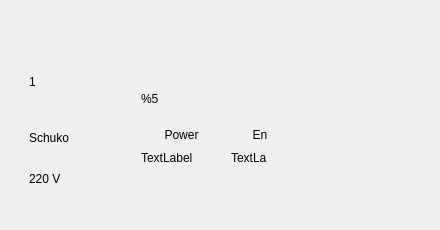
<?xml version="1.0" encoding="UTF-8"?>
<ui version="4.0">
 <class>Evc05ChargerItem</class>
 <widget class="QWidget" name="Evc05ChargerItem">
  <property name="geometry">
   <rect>
    <x>0</x>
    <y>0</y>
    <width>440</width>
    <height>230</height>
   </rect>
  </property>
  <property name="windowTitle">
   <string>Form</string>
  </property>
  <widget class="QFrame" name="chargerItemWidget">
   <property name="geometry">
    <rect>
     <x>-5</x>
     <y>0</y>
     <width>440</width>
     <height>230</height>
    </rect>
   </property>
   <property name="sizePolicy">
    <sizepolicy hsizetype="Expanding" vsizetype="Minimum">
     <horstretch>0</horstretch>
     <verstretch>0</verstretch>
    </sizepolicy>
   </property>
   <widget class="QWidget" name="layoutWidget">
    <property name="geometry">
     <rect>
      <x>33</x>
      <y>23</y>
      <width>371</width>
      <height>171</height>
     </rect>
    </property>
    <layout class="QHBoxLayout" name="horizontalLayout">
     <item>
      <widget class="QWidget" name="connectorInfoWidget" native="true">
       <property name="minimumSize">
        <size>
         <width>0</width>
         <height>0</height>
        </size>
       </property>
       <property name="maximumSize">
        <size>
         <width>107</width>
         <height>16777215</height>
        </size>
       </property>
       <widget class="QLabel" name="connectorId">
        <property name="geometry">
         <rect>
          <x>1</x>
          <y>23</y>
          <width>105</width>
          <height>71</height>
         </rect>
        </property>
        <property name="minimumSize">
         <size>
          <width>0</width>
          <height>0</height>
         </size>
        </property>
        <property name="maximumSize">
         <size>
          <width>16777215</width>
          <height>16777215</height>
         </size>
        </property>
        <property name="layoutDirection">
         <enum>Qt::RightToLeft</enum>
        </property>
        <property name="text">
         <string>1</string>
        </property>
       </widget>
       <widget class="QLabel" name="connectorPower">
        <property name="geometry">
         <rect>
          <x>1</x>
          <y>130</y>
          <width>105</width>
          <height>51</height>
         </rect>
        </property>
        <property name="maximumSize">
         <size>
          <width>16777215</width>
          <height>16777215</height>
         </size>
        </property>
        <property name="text">
         <string>220 V</string>
        </property>
       </widget>
       <widget class="QLabel" name="connectorType">
        <property name="geometry">
         <rect>
          <x>1</x>
          <y>95</y>
          <width>105</width>
          <height>40</height>
         </rect>
        </property>
        <property name="minimumSize">
         <size>
          <width>0</width>
          <height>0</height>
         </size>
        </property>
        <property name="maximumSize">
         <size>
          <width>16777215</width>
          <height>16777215</height>
         </size>
        </property>
        <property name="text">
         <string>Schuko</string>
        </property>
       </widget>
      </widget>
     </item>
     <item>
      <widget class="QWidget" name="powerEnergyProgressBarWidget" native="true">
       <property name="minimumSize">
        <size>
         <width>0</width>
         <height>0</height>
        </size>
       </property>
       <widget class="QWidget" name="powerAndEnergyWidget" native="true">
        <property name="geometry">
         <rect>
          <x>0</x>
          <y>90</y>
          <width>181</width>
          <height>61</height>
         </rect>
        </property>
        <property name="styleSheet">
         <string notr="true">#lineWidget {
    background-image: url(:/assets/images/rectangle.png);
    background-repeat : no-repeat;
    background-position: center;
}</string>
        </property>
        <widget class="QLabel" name="energyLabel">
         <property name="geometry">
          <rect>
           <x>90</x>
           <y>10</y>
           <width>81</width>
           <height>23</height>
          </rect>
         </property>
         <property name="sizePolicy">
          <sizepolicy hsizetype="Preferred" vsizetype="Fixed">
           <horstretch>0</horstretch>
           <verstretch>0</verstretch>
          </sizepolicy>
         </property>
         <property name="minimumSize">
          <size>
           <width>70</width>
           <height>23</height>
          </size>
         </property>
         <property name="text">
          <string notr="true">Energy</string>
         </property>
         <property name="alignment">
          <set>Qt::AlignCenter</set>
         </property>
        </widget>
        <widget class="QLabel" name="powerLabel">
         <property name="geometry">
          <rect>
           <x>0</x>
           <y>10</y>
           <width>81</width>
           <height>23</height>
          </rect>
         </property>
         <property name="minimumSize">
          <size>
           <width>0</width>
           <height>23</height>
          </size>
         </property>
         <property name="text">
          <string notr="true">Power</string>
         </property>
         <property name="alignment">
          <set>Qt::AlignCenter</set>
         </property>
        </widget>
        <widget class="QWidget" name="lineWidget" native="true">
         <property name="geometry">
          <rect>
           <x>73</x>
           <y>10</y>
           <width>21</width>
           <height>46</height>
          </rect>
         </property>
         <property name="minimumSize">
          <size>
           <width>0</width>
           <height>46</height>
          </size>
         </property>
        </widget>
        <widget class="QLabel" name="energyValue">
         <property name="geometry">
          <rect>
           <x>90</x>
           <y>33</y>
           <width>81</width>
           <height>23</height>
          </rect>
         </property>
         <property name="text">
          <string>TextLabel</string>
         </property>
        </widget>
        <widget class="QLabel" name="powerValue">
         <property name="geometry">
          <rect>
           <x>0</x>
           <y>33</y>
           <width>81</width>
           <height>23</height>
          </rect>
         </property>
         <property name="text">
          <string>TextLabel</string>
         </property>
        </widget>
       </widget>
       <widget class="QLabel" name="progressLabel">
        <property name="geometry">
         <rect>
          <x>0</x>
          <y>60</y>
          <width>181</width>
          <height>31</height>
         </rect>
        </property>
        <property name="minimumSize">
         <size>
          <width>0</width>
          <height>0</height>
         </size>
        </property>
        <property name="text">
         <string>%5</string>
        </property>
       </widget>
       <widget class="ProgressBarWidget" name="progressBar" native="true">
        <property name="geometry">
         <rect>
          <x>10</x>
          <y>65</y>
          <width>160</width>
          <height>16</height>
         </rect>
        </property>
        <property name="minimumSize">
         <size>
          <width>160</width>
          <height>16</height>
         </size>
        </property>
        <property name="maximumSize">
         <size>
          <width>160</width>
          <height>16</height>
         </size>
        </property>
       </widget>
      </widget>
     </item>
     <item>
      <widget class="QWidget" name="socketIcon" native="true">
       <property name="sizePolicy">
        <sizepolicy hsizetype="Minimum" vsizetype="Minimum">
         <horstretch>0</horstretch>
         <verstretch>0</verstretch>
        </sizepolicy>
       </property>
       <property name="minimumSize">
        <size>
         <width>0</width>
         <height>0</height>
        </size>
       </property>
       <property name="maximumSize">
        <size>
         <width>16777215</width>
         <height>16777215</height>
        </size>
       </property>
      </widget>
     </item>
    </layout>
   </widget>
  </widget>
  <widget class="QWidget" name="reservationOrFaultedWidget" native="true">
   <property name="geometry">
    <rect>
     <x>19</x>
     <y>32</y>
     <width>391</width>
     <height>167</height>
    </rect>
   </property>
   <property name="minimumSize">
    <size>
     <width>0</width>
     <height>0</height>
    </size>
   </property>
   <property name="maximumSize">
    <size>
     <width>16777215</width>
     <height>185</height>
    </size>
   </property>
   <widget class="QWidget" name="layoutWidget">
    <property name="geometry">
     <rect>
      <x>1</x>
      <y>0</y>
      <width>391</width>
      <height>171</height>
     </rect>
    </property>
    <layout class="QHBoxLayout" name="iconLabelEmptyWidgetLayout">
     <property name="leftMargin">
      <number>0</number>
     </property>
     <property name="topMargin">
      <number>0</number>
     </property>
     <property name="rightMargin">
      <number>0</number>
     </property>
     <property name="bottomMargin">
      <number>3</number>
     </property>
     <item>
      <widget class="QWidget" name="emptyWidget" native="true">
       <property name="minimumSize">
        <size>
         <width>0</width>
         <height>0</height>
        </size>
       </property>
       <property name="maximumSize">
        <size>
         <width>125</width>
         <height>168</height>
        </size>
       </property>
      </widget>
     </item>
     <item>
      <widget class="QWidget" name="chargerItemNotificationIconAndLabelWidget" native="true">
       <property name="minimumSize">
        <size>
         <width>0</width>
         <height>0</height>
        </size>
       </property>
       <property name="maximumSize">
        <size>
         <width>16777215</width>
         <height>168</height>
        </size>
       </property>
       <property name="styleSheet">
        <string notr="true"/>
       </property>
       <widget class="QWidget" name="layoutWidget">
        <property name="geometry">
         <rect>
          <x>20</x>
          <y>35</y>
          <width>221</width>
          <height>111</height>
         </rect>
        </property>
        <layout class="QHBoxLayout" name="chargerItemNotificationIconAndLabelLayout">
         <item>
          <widget class="QLabel" name="reservationOrFaultedLabel">
           <property name="minimumSize">
            <size>
             <width>133</width>
             <height>0</height>
            </size>
           </property>
           <property name="layoutDirection">
            <enum>Qt::LeftToRight</enum>
           </property>
           <property name="alignment">
            <set>Qt::AlignCenter</set>
           </property>
          </widget>
         </item>
         <item>
          <widget class="QWidget" name="chargerItemNotificationIconWidget" native="true">
           <property name="maximumSize">
            <size>
             <width>85</width>
             <height>16777215</height>
            </size>
           </property>
          </widget>
         </item>
        </layout>
       </widget>
      </widget>
     </item>
    </layout>
   </widget>
  </widget>
 </widget>
 <customwidgets>
  <customwidget>
   <class>ProgressBarWidget</class>
   <extends>QWidget</extends>
   <header>progressbarwidget.h</header>
   <container>1</container>
  </customwidget>
 </customwidgets>
 <resources/>
 <connections/>
</ui>
